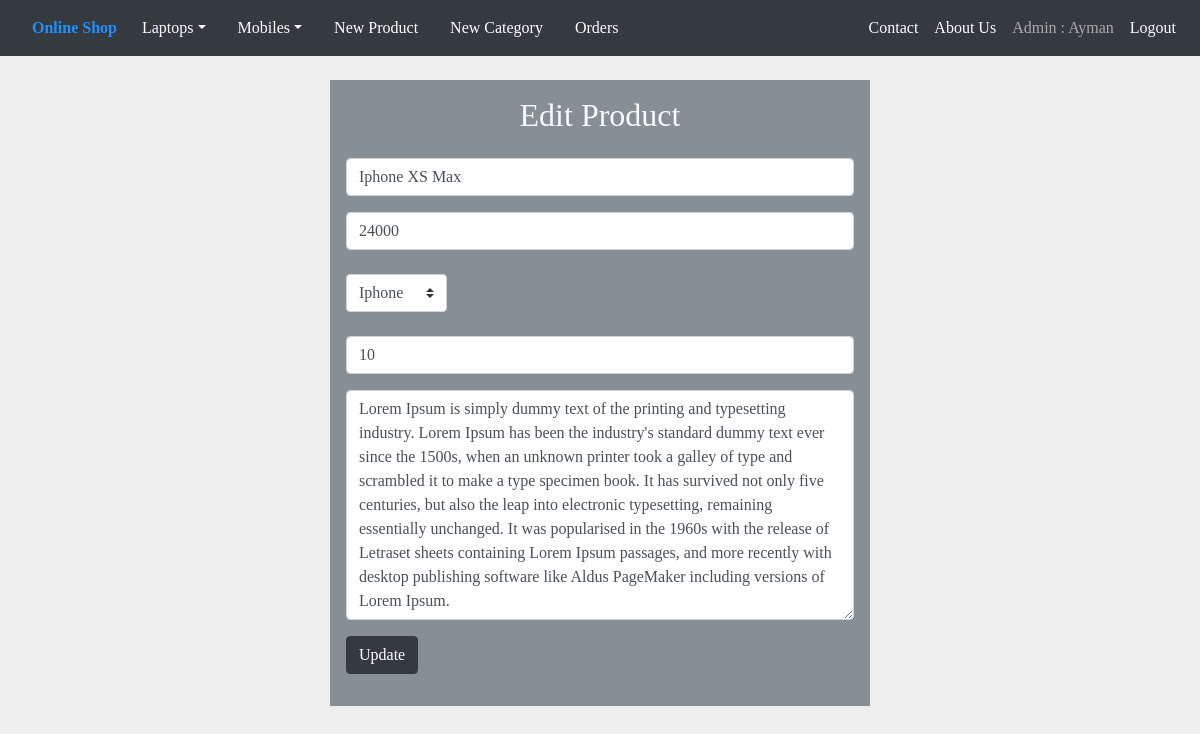
Page /edit.php?id=1 (signed in) on the committed database.
### tables this page shows
CREATE TABLE `products` (
  `product_id` int(11) NOT NULL,
  `category_id` int(11) NOT NULL,
  `name` varchar(100) NOT NULL,
  `desc` text NOT NULL,
  `img` varchar(100) NOT NULL,
  `price` double NOT NULL,
  `quantity` int(11) NOT NULL,
  `created_at` datetime NOT NULL
);

CREATE TABLE `categories` (
  `category_id` int(11) NOT NULL,
  `type` varchar(100) NOT NULL
);

### classes/Mysql.php (called while the page is built, shortened)
<?php
class Mysql
{
    public function connection()
    {
        $this->db_servername = 'localhost';
        $this->db_username = 'root';
        $this->db_password = '';
        $this->db_name = 'online_shop';
        return new mysqli($this->db_servername, $this->db_username, $this->db_password, $this->db_name);
    }
}

### classes/Product.php (called while the page is built, shortened)
<?php
require_once 'Mysql.php';
class Product extends Mysql
{
    public function getOne($id)
    {
        $query = "select * from products where product_id = '$id'";
        $result = $this->connection()->query($query);
        $product =  null;
        if ($result->num_rows == 1) {
            $product = $result->fetch_assoc();
        }
        return $product;
    }
}

### classes/Category.php (called while the page is built, shortened)
<?php
require_once 'Mysql.php';
class Category extends Mysql
{
    public function getAll()
    {
        $query = "select * from categories";
        $result =  $this->connection()->query($query);
        $categories = [];
        if ($result->num_rows > 0) {
            while ($row = $result->fetch_assoc()) {
                array_push($categories, $row);
            }
        }
        return $categories;
    }
}

### edit.php (the view, shortened to what this page needs)
<?php
include 'inc/header.php';
require_once 'classes/Product.php';
require_once 'classes/Category.php';
$id =  $_GET['id'];
$prod = new Product;
$product =  $prod->getOne($id);
$cat = new Category;
$category =  $cat->getAll();
?>
<div class="container">
    <div class="row my-4">
        <div class="col-md-6 m-auto ">
            <form method="post" class="bg-secondary p-3" action="handlers/handleEdit.php?id=<?= $product['product_id'] ?>" enctype="multipart/form-data">
                <h2 class="text-center text-light pb-3"> Edit Product </h2>
                <div class="form-group">
                    <input required type="text" name="name" class="form-control" placeholder="name" value="<?= $product['name'] ?>">
                </div>
                <div class="form-group">
                    <input required type="text" name="price" class="form-control" placeholder="price" value="<?= $product['price'] ?>">
                </div>
                <div class="form-group">
                    <select class="my-2 custom-select" name="category_id" id="">
                        <?php foreach ($category as $cat) { ?>
                            <option value="<?= $cat['category_id']; ?>" <?= ($cat['category_id'] == $product['category_id']) ?   'selected' :  '' ?>>
                                <?= $cat['type'] ?>
                            </option>
                        <?php } ?>
                    </select>
                </div>
                <div class="form-group">
                    <input required type="text" name="quantity" class="form-control" placeholder="quantity" value="<?= $product['quantity'] ?>">
                </div>
                <div class="form-group">
                    <textarea type="text" rows="9" name="desc" class="form-control" placeholder="description"><?= $product['desc'] ?></textarea>
                </div>
                <div class="form-group">
                    <input required type="submit" name="submit" class="btn btn-dark" value="Update">
                </div>
            </form>
        </div>
    </div>
</div>
<?php include('inc/footer.php'); ?>

### css/index_style2.css (style rules this page uses)
* { box-sizing: border-box; padding: 0; margin: 0; }

### inc/header.php (style rules this page uses)
* { box-sizing: border-box; padding: 0; margin: 0; }
body { font-family: Tahoma; background-color: #eee; }

### rows in the picture
products: name "Iphone XS Max", price "24000", category_id "Iphone", quantity "10", desc "Lorem Ipsum is simply dummy text of the printing and typesetting industry. Lorem Ipsum has been the industry's standard dummy text ever since the 1500s, when an unknown printer took a galley of type and scrambled it to make a type specimen book. It has survived not only five centuries, but also the leap into electronic typesetting, remaining essentially unchanged. It was popularised in the 1960s with the release of Letraset sheets containing Lorem Ipsum passages, and more recently with desktop publishing software like Aldus PageMaker including versions of Lorem Ipsum."

### other values in the picture
$_SESSION['username'] "Ayman"
